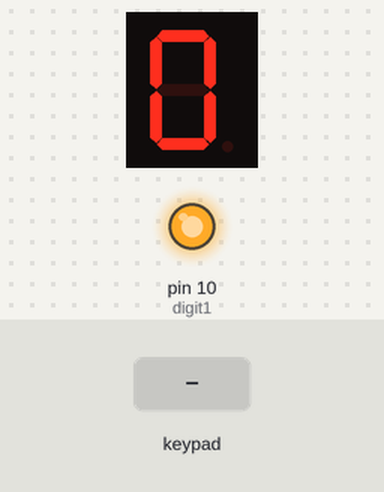
A sketch run on a simulated Arduino Uno, built with avr-gcc and run on an emulated ATmega328P. On the bench: 1-digit seven-segment display, output pins drawn as LEDs (lit = HIGH). Wiring (inferred from the names in the program): 4×4 keypad with keys 1 2 3 A 4 5 6 B 7 8 9 C E 0 F D: rows pin 9, pin 8, pin 7, pin 6; columns pin 5, pin 4, pin 3, pin 2; 1-digit 7-segment display, segments lit when HIGH: segments pin 14, pin 15, pin 16, pin 17, pin 18, pin 19, pin 11. Inputs (shaded band) come from the test bench. The segment pins are drawn as the display they are named for; pins used as bus, display or sensor lines are not drawn.

Above: at 1.2 s.
1.3 s: keypad keys 1 2 A pressed 0.4 s apart
At 3.3 s:
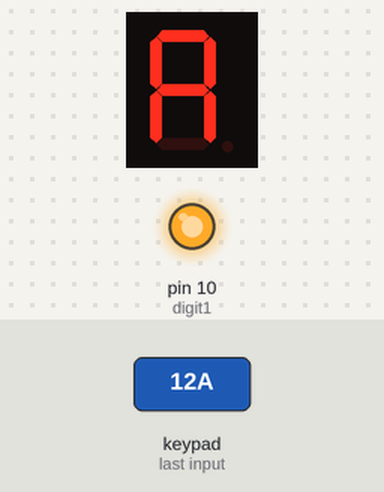
4.0 s: key 'C' pressed
At 4.7 s:
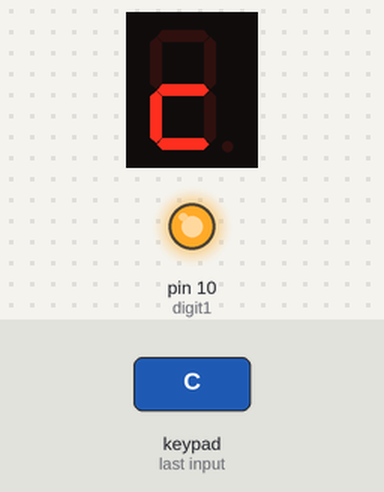
5.5 s: key 'E' pressed
At 5.8 s:
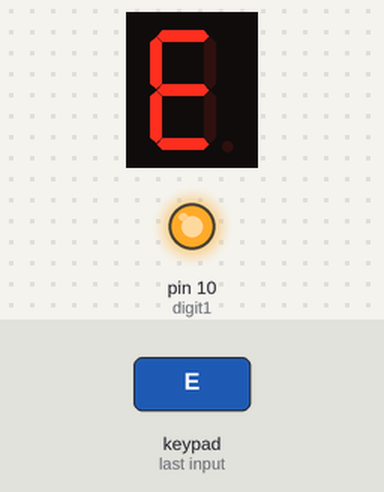
7.0 s: keypad keys 1 2 D pressed 0.4 s apart
At 8.8 s:
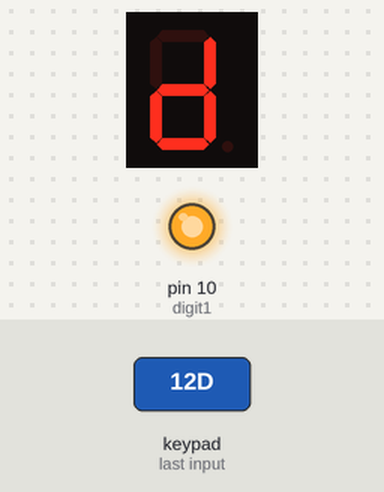
9.7 s: key 'F' pressed
At 10.2 s:
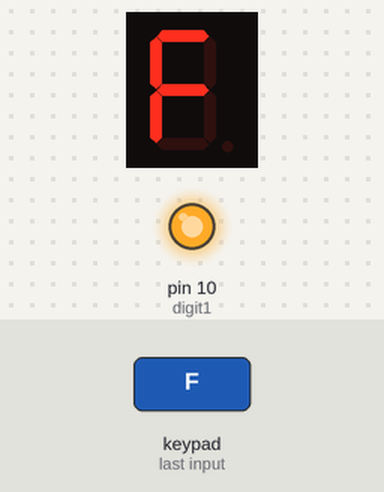
11.2 s: key '1' pressed
At 12.6 s:
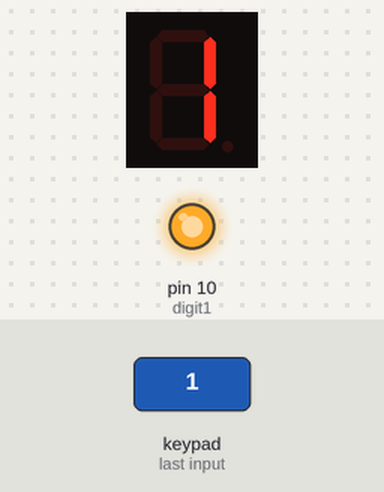
Timing chart, 0 to 13.7 s (numbered marks = the images above; inputs shaded):
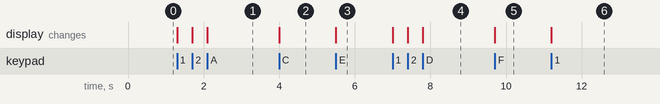

The sketch:

lab2-checkpoint03-extra.ino
```cpp
const int segmentA = 14;
const int segmentB = 15;
const int segmentC = 16;
const int segmentD = 17;
const int segmentE = 18;
const int segmentF = 19;
const int segmentG = 11;

const int c1 = 5;
const int c2 = 4;
const int c3 = 3;
const int c4 = 2;

const int r1 = 9;
const int r2 = 8;
const int r3 = 7;
const int r4 = 6;

char keys[4][4] = {
  {1,2,3,10},
  {4,5,6,11},
  {7,8,9,12},
  {14,0,15,13}
};

const int digit1 = 10;

int temp;
int current;

// --- ฟังก์ชันแสดงผล 7-Segment (เหมือนเดิมของคุณ) ---
void display_0() { digitalWrite(segmentA, HIGH); digitalWrite(segmentB, HIGH); digitalWrite(segmentC, HIGH); digitalWrite(segmentD, HIGH); digitalWrite(segmentE, HIGH); digitalWrite(segmentF, HIGH); digitalWrite(segmentG, LOW); }
void display_1() { digitalWrite(segmentA, LOW);  digitalWrite(segmentB, HIGH); digitalWrite(segmentC, HIGH); digitalWrite(segmentD, LOW);  digitalWrite(segmentE, LOW);  digitalWrite(segmentF, LOW);  digitalWrite(segmentG, LOW); }
void display_2() { digitalWrite(segmentA, HIGH); digitalWrite(segmentB, HIGH); digitalWrite(segmentC, LOW);  digitalWrite(segmentD, HIGH); digitalWrite(segmentE, HIGH); digitalWrite(segmentF, LOW);  digitalWrite(segmentG, HIGH); }
void display_3() { digitalWrite(segmentA, HIGH); digitalWrite(segmentB, HIGH); digitalWrite(segmentC, HIGH); digitalWrite(segmentD, HIGH); digitalWrite(segmentE, LOW);  digitalWrite(segmentF, LOW);  digitalWrite(segmentG, HIGH); }
void display_4() { digitalWrite(segmentA, LOW);  digitalWrite(segmentB, HIGH); digitalWrite(segmentC, HIGH); digitalWrite(segmentD, LOW);  digitalWrite(segmentE, LOW);  digitalWrite(segmentF, HIGH); digitalWrite(segmentG, HIGH); }
void display_5() { digitalWrite(segmentA, HIGH); digitalWrite(segmentB, LOW);  digitalWrite(segmentC, HIGH); digitalWrite(segmentD, HIGH); digitalWrite(segmentE, LOW);  digitalWrite(segmentF, HIGH); digitalWrite(segmentG, HIGH); }
void display_6() { digitalWrite(segmentA, HIGH); digitalWrite(segmentB, LOW);  digitalWrite(segmentC, HIGH); digitalWrite(segmentD, HIGH); digitalWrite(segmentE, HIGH); digitalWrite(segmentF, HIGH); digitalWrite(segmentG, HIGH); }
void display_7() { digitalWrite(segmentA, HIGH); digitalWrite(segmentB, HIGH); digitalWrite(segmentC, HIGH); digitalWrite(segmentD, LOW);  digitalWrite(segmentE, LOW);  digitalWrite(segmentF, LOW);  digitalWrite(segmentG, LOW); }
void display_8() { digitalWrite(segmentA, HIGH); digitalWrite(segmentB, HIGH); digitalWrite(segmentC, HIGH); digitalWrite(segmentD, HIGH); digitalWrite(segmentE, HIGH); digitalWrite(segmentF, HIGH); digitalWrite(segmentG, HIGH); }
void display_9() { digitalWrite(segmentA, HIGH); digitalWrite(segmentB, HIGH); digitalWrite(segmentC, HIGH); digitalWrite(segmentD, HIGH); digitalWrite(segmentE, LOW);  digitalWrite(segmentF, HIGH); digitalWrite(segmentG, HIGH); }
void display_a() { digitalWrite(segmentA, HIGH); digitalWrite(segmentB, HIGH); digitalWrite(segmentC, HIGH); digitalWrite(segmentD, LOW);  digitalWrite(segmentE, HIGH); digitalWrite(segmentF, HIGH); digitalWrite(segmentG, HIGH); }
void display_b() { digitalWrite(segmentA, LOW);  digitalWrite(segmentB, LOW);  digitalWrite(segmentC, HIGH); digitalWrite(segmentD, HIGH); digitalWrite(segmentE, HIGH); digitalWrite(segmentF, HIGH); digitalWrite(segmentG, HIGH); }
void display_c() { digitalWrite(segmentA, LOW);  digitalWrite(segmentB, LOW);  digitalWrite(segmentC, LOW);  digitalWrite(segmentD, HIGH); digitalWrite(segmentE, HIGH); digitalWrite(segmentF, LOW);  digitalWrite(segmentG, HIGH); }
void display_d() { digitalWrite(segmentA, LOW);  digitalWrite(segmentB, HIGH); digitalWrite(segmentC, HIGH); digitalWrite(segmentD, HIGH); digitalWrite(segmentE, HIGH); digitalWrite(segmentF, LOW);  digitalWrite(segmentG, HIGH); }
void display_e() { digitalWrite(segmentA, HIGH); digitalWrite(segmentB, LOW);  digitalWrite(segmentC, LOW);  digitalWrite(segmentD, HIGH); digitalWrite(segmentE, HIGH); digitalWrite(segmentF, HIGH); digitalWrite(segmentG, HIGH); }
void display_f() { digitalWrite(segmentA, HIGH); digitalWrite(segmentB, LOW);  digitalWrite(segmentC, LOW);  digitalWrite(segmentD, LOW);  digitalWrite(segmentE, HIGH); digitalWrite(segmentF, HIGH); digitalWrite(segmentG, HIGH); }

void display7Segment(int value) {
  switch(value) {
    case 0: display_0(); break;
    case 1: display_1(); break;
    case 2: display_2(); break;
    case 3: display_3(); break;
    case 4: display_4(); break;
    case 5: display_5(); break;
    case 6: display_6(); break;
    case 7: display_7(); break;
    case 8: display_8(); break;
    case 9: display_9(); break;
    case 10: display_a(); break;
    case 11: display_b(); break;
    case 12: display_c(); break;
    case 13: display_d(); break;
    case 14: display_e(); break;
    case 15: display_f(); break;
  }
}

// ปรับปรุงฟังก์ชันการสแกนให้ถูกต้องและเสถียร
void scanKey() {
  int rowPins[4] = {r1, r2, r3, r4}; // ขา 4, 5, 6, 7
  int colPins[4] = {c1, c2, c3, c4}; // ขา 0, 1, 2, 3

  for (int r = 0; r < 4; r++) {
    // ปล่อยไฟ LOW เฉพาะแถวที่เลือกตรวจจับ
    digitalWrite(rowPins[r], LOW);

    for (int c = 0; c < 4; c++) {
      // ถ้ากดปุ่ม สัญญาณที่ขาคอลัมน์จะโดนดึงลง LOW (เพราะต่อกับแถวที่เป็น LOW)
      if (digitalRead(colPins[c]) == LOW) {
        current = keys[r][c ];
        display7Segment(current);
        delay(200); // ใส่ดีเลย์สั้นๆ กันปุ่มเด้งเบิ้ล (Debounce)
      }
    }
    // คืนค่าแถวให้เป็น HIGH เพื่อเตรียมสแกนแถวถัดไป
    digitalWrite(rowPins[r], HIGH);
  }
}

void setup() {
  // ตั้งค่าขา 7-Segment ตัวแปรแยกทีละตัวเพื่อความชัวร์
  pinMode(segmentA, OUTPUT);
  pinMode(segmentB, OUTPUT);
  pinMode(segmentC, OUTPUT);
  pinMode(segmentD, OUTPUT);
  pinMode(segmentE, OUTPUT);
  pinMode(segmentF, OUTPUT);
  pinMode(segmentG, OUTPUT);

  // ตั้งค่าขาแถว Keypad (เริ่มต้นให้เป็น HIGH)
  pinMode(r1, OUTPUT); digitalWrite(r1, HIGH);
  pinMode(r2, OUTPUT); digitalWrite(r2, HIGH);
  pinMode(r3, OUTPUT); digitalWrite(r3, HIGH);
  pinMode(r4, OUTPUT); digitalWrite(r4, HIGH);

  // ตั้งค่าขาคอลัมน์ Keypad ให้เป็น INPUT_PULLUP
  pinMode(c1, INPUT_PULLUP);
  pinMode(c2, INPUT_PULLUP);
  pinMode(c3, INPUT_PULLUP);
  pinMode(c4, INPUT_PULLUP);

  pinMode(digit1, OUTPUT);
  digitalWrite(digit1, HIGH); // สั่งเปิด Common (สมมติว่าเป็น Common Cathode หรือ Anode ตามวงจรเดิม)

  display7Segment(0); // แสดงเลข 0 รอไว้
}

void loop() {
  scanKey();
}
```

Measured:
- after the input at 1.3 s, the display: first changes at once (image 1 shows a later state)
- after the input at 4.0 s, the display: changes at once (image 2)
- after the input at 5.5 s, the display: changes at once (image 3)
- after the input at 7.0 s, the display: first changes at once (image 4 shows a later state)
- after the input at 9.7 s, the display: changes at once (image 5)
- after the input at 11.2 s, the display: changes at once (image 6)
